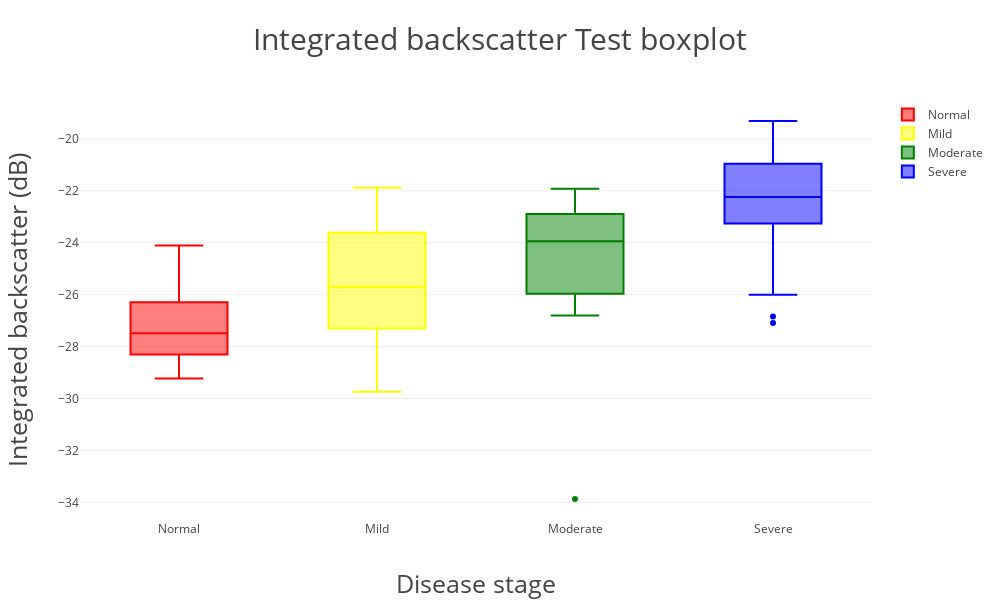
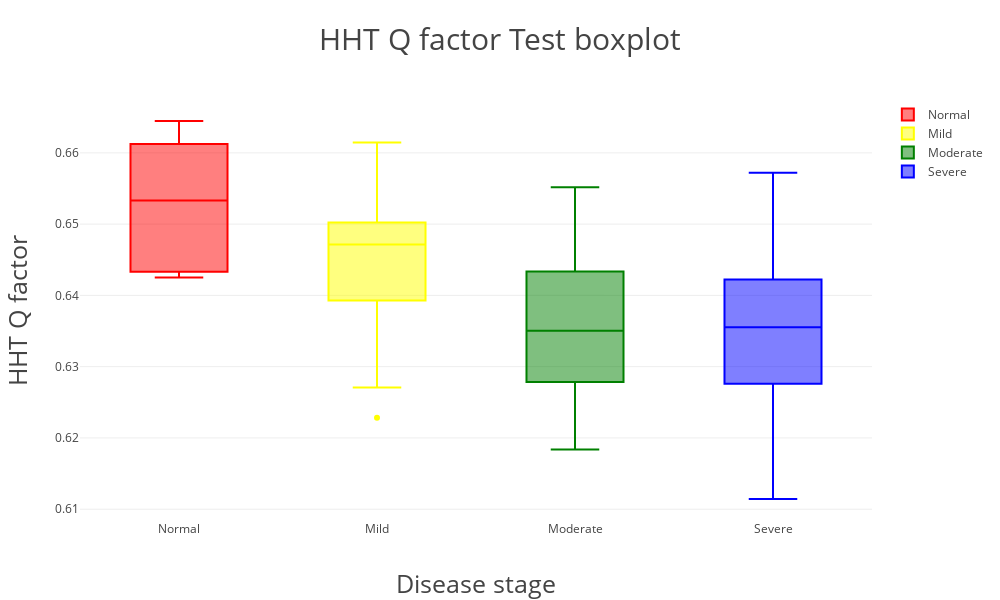
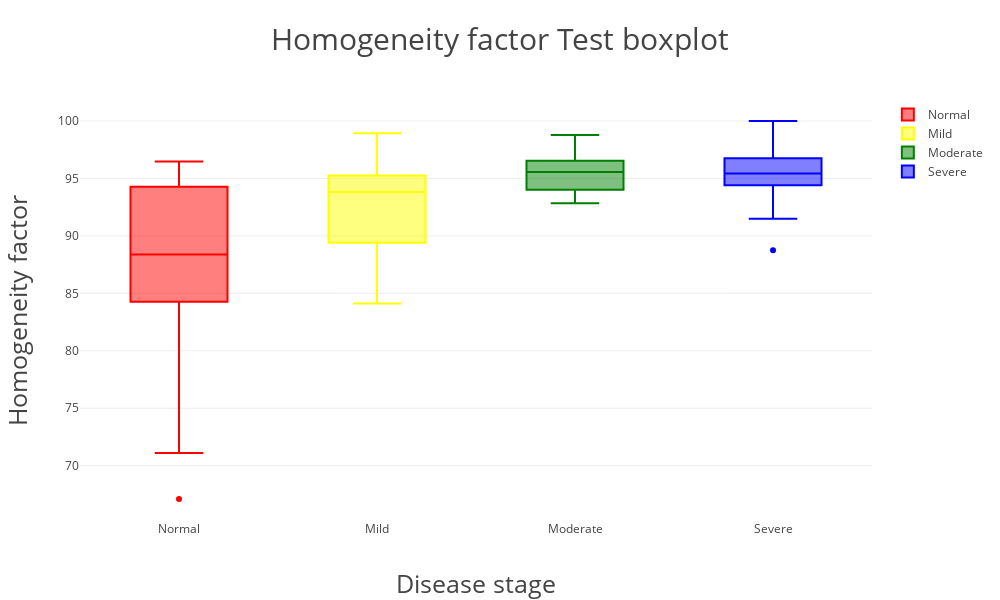

The notebook cell saved with these charts, in order:
### Markdown cell above
># test dataset
>>## separate in four period by steatosis:
>>>### Normal : < 5 %
>>>### Mild : 5 ~ 33 %
>>>### Moderate : 33 ~ 66 %
>>>### Severe : > 66 %

### Code cell
# Box plot
# import models
import xlrd
import numpy as np
import plotly.plotly as py
import plotly.graph_objs as go
from plotly.offline import init_notebook_mode, iplot

# open offline plotly
init_notebook_mode(connected=True)

# load data
## New Pathology for test
data = xlrd.open_workbook("NPathology.xlsx").sheets()[0]

y_test = np.zeros((74, 3))
y_test[:, 0] = data.col_values(3)  # y0 = Integrated backscatter
y_test[:, 1] = data.col_values(4)  # y1 = Q factor (HHT)
y_test[:, 2] = data.col_values(6)  # y2 = Homogeneity factor

### group
y0 = []
y1 = []
y2 = []
y3 = []
nrows = data.nrows
for i in range(nrows):  # X = 'T' or 'F' from Pathology data 
    if data.cell(i,1).value < 5:
        y0.append(y_test[i, :].tolist())
    elif data.cell(i,1).value <= 33:
        y1.append(y_test[i, :].tolist())
    elif data.cell(i,1).value <= 66:
        y2.append(y_test[i, :].tolist())
    else:
        y3.append(y_test[i, :].tolist())

### list to array
y0 = np.asarray(y0)
y1 = np.asarray(y1)
y2 = np.asarray(y2)
y3 = np.asarray(y3)

# def box_plot & save
def box_plot(i):
    trace0 = go.Box(y = y0[:, i], name = 'Normal', marker = dict(color = 'red'))
    trace1 = go.Box(y = y1[:, i], name = 'Mild', marker = dict(color = 'yellow'))
    trace2 = go.Box(y = y2[:, i], name = 'Moderate', marker = dict(color = 'green'))
    trace3 = go.Box(y = y3[:, i], name = 'Severe', marker = dict(color = 'blue'))
    layout=go.Layout(height = '600',
                     width = '1000',
                     title = '{0} Test boxplot'.format(categories[i]),
                     titlefont = {'size':'30'},
                     xaxis = {'title':'Disease stage', 'titlefont':{'size':'25'}},
                     yaxis = {'title':'{0}'.format(features[i]), 'titlefont':{'size':'25'}})
    traces = [trace0, trace1, trace2, trace3]
    fig = go.Figure(data=traces, layout=layout)
    py.image.save_as(fig, filename = 'Data visualization\{0} Test boxplot.png'.format(categories[i]))
    iplot(fig)

# plot & save
categories = ['Integrated backscatter', 'HHT Q factor', 'Homogeneity factor']
features = ['Integrated backscatter (dB)', 'HHT Q factor', 'Homogeneity factor']
for i in range(3):
    box_plot(i)

### Figure 1 — Plotly figure (JSON) as saved in the notebook; plotly's stock layout.template omitted (floating-point values rounded to 4 significant figures)
{"data": [{"marker": {"color": "red"}, "name": "Normal", "type": "box", "uid": "bd2843", "y": [-28.31, -25.14, -24.11, -26.29, -28.9, -27.69, -27.09, -29.23, -27.71, -27.65, -26.11, -27.2, -28.5, -27.32]}, {"marker": {"color": "yellow"}, "name": "Mild", "type": "box", "uid": "7aabb3", "y": [-28.61, -24.95, -28.22, -26.0, -24.46, -23.45, -26.89, -27.39, -26.79, -27.23, -25.41, -23.78, -21.89, -26.18, -24.39, -28.84, -23.38, -29.74, -22.59, -23.14]}, {"marker": {"color": "green"}, "name": "Moderate", "type": "box", "uid": "1f589b", "y": [-22.91, -25.23, -33.87, -25.97, -23.91, -22.65, -25.74, -22.38, -26.8, -26.68, -21.92, -23.71, -22.9, -23.98]}, {"marker": {"color": "blue"}, "name": "Severe", "type": "box", "uid": "c08bc3", "y": [-22.97, -26.01, -22.63, -21.59, -21.0, -22.23, -19.32, -21.24, -27.09, -20.96, -22.27, -23.27, -26.84, -25.91, -20.5, -21.74, -23.52, -23.05, -22.26, -21.74, -20.51, -19.37, -24.34, -20.43, -20.54, -22.88]}], "layout": {"height": "600", "title": "Integrated backscatter Test boxplot", "titlefont": {"size": "30"}, "width": "1000", "xaxis": {"autorange": true, "range": [-0.5, 3.5], "title": "Disease stage", "titlefont": {"size": "25"}, "type": "category"}, "yaxis": {"autorange": true, "range": [-34.68, -18.51], "title": "Integrated backscatter (dB)", "titlefont": {"size": "25"}, "type": "linear"}}}

### Figure 2 — Plotly figure (JSON) as saved in the notebook; plotly's stock layout.template omitted (floating-point values rounded to 4 significant figures)
{"data": [{"marker": {"color": "red"}, "name": "Normal", "type": "box", "uid": "cb823e", "y": [0.6428, 0.6506, 0.6555, 0.6645, 0.6431, 0.6612, 0.6433, 0.6522, 0.6425, 0.6644, 0.649, 0.659, 0.6632, 0.6544]}, {"marker": {"color": "yellow"}, "name": "Mild", "type": "box", "uid": "64286a", "y": [0.6493, 0.6228, 0.6449, 0.6459, 0.6271, 0.6614, 0.6453, 0.6526, 0.6285, 0.649, 0.6513, 0.6505, 0.6377, 0.6413, 0.65, 0.6409, 0.6484, 0.6486, 0.6287, 0.6535]}, {"marker": {"color": "green"}, "name": "Moderate", "type": "box", "uid": "263b3b", "y": [0.6361, 0.634, 0.6493, 0.6373, 0.6302, 0.6434, 0.6552, 0.6278, 0.6513, 0.6274, 0.6326, 0.6204, 0.6416, 0.6184]}, {"marker": {"color": "blue"}, "name": "Severe", "type": "box", "uid": "afb352", "y": [0.6517, 0.6572, 0.6114, 0.6483, 0.6422, 0.6378, 0.6297, 0.6265, 0.6309, 0.635, 0.6116, 0.6492, 0.6361, 0.6434, 0.6344, 0.6409, 0.6325, 0.632, 0.6388, 0.6365, 0.6276, 0.6371, 0.6222, 0.6456, 0.6267, 0.6168]}], "layout": {"height": "600", "title": "HHT Q factor Test boxplot", "titlefont": {"size": "30"}, "width": "1000", "xaxis": {"autorange": true, "range": [-0.5, 3.5], "title": "Disease stage", "titlefont": {"size": "25"}, "type": "category"}, "yaxis": {"autorange": true, "range": [0.6085, 0.6674], "title": "HHT Q factor", "titlefont": {"size": "25"}, "type": "linear"}}}

### Figure 3 — Plotly figure (JSON) as saved in the notebook; plotly's stock layout.template omitted (floating-point values rounded to 4 significant figures)
{"data": [{"marker": {"color": "red"}, "name": "Normal", "type": "box", "uid": "acfb74", "y": [90.29, 85.48, 94.27, 82.72, 96.48, 87.91, 88.86, 94.47, 84.27, 67.1, 94.92, 89.75, 71.1, 86.03]}, {"marker": {"color": "yellow"}, "name": "Mild", "type": "box", "uid": "9008ce", "y": [97.04, 94.61, 95.22, 93.8, 94.42, 93.58, 94.65, 88.14, 96.02, 95.28, 84.11, 92.06, 97.53, 93.83, 90.03, 88.77, 88.42, 93.01, 98.94, 88.6]}, {"marker": {"color": "green"}, "name": "Moderate", "type": "box", "uid": "6d51ad", "y": [94.02, 97.23, 93.68, 96.54, 94.47, 95.59, 97.45, 96.29, 92.85, 93.99, 95.55, 96.17, 94.23, 98.78]}, {"marker": {"color": "blue"}, "name": "Severe", "type": "box", "uid": "b2f952", "y": [97.31, 98.14, 97.84, 91.49, 93.81, 96.2, 94.42, 93.52, 96.76, 93.33, 95.8, 88.76, 94.88, 100, 96.57, 96.84, 94.57, 96.07, 95.28, 94.66, 92.28, 96.9, 94.75, 95.18, 95.57, 96.48]}], "layout": {"height": "600", "title": "Homogeneity factor Test boxplot", "titlefont": {"size": "30"}, "width": "1000", "xaxis": {"autorange": true, "range": [-0.5, 3.5], "title": "Disease stage", "titlefont": {"size": "25"}, "type": "category"}, "yaxis": {"autorange": true, "range": [65.27, 101.8], "title": "Homogeneity factor", "titlefont": {"size": "25"}, "type": "linear"}}}
